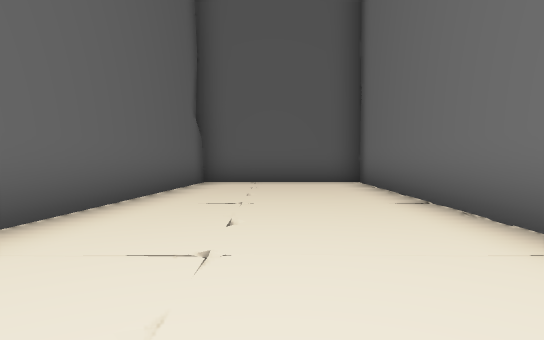
View 1 (above)

22 first-person views from a walk through a scene from a Unity 3-D project. The camera is 1.2 m above the floor, tilts 2° down and sees 75° across. The floor is counted in squares, 2 m on a side. Each view is taken from the middle of a square. On the plan, view 1 faces up. The plan holds only what a view shows up to about 10 squares ahead; the rest is blank. The place goes on beyond the plan. The player is left out.

View 2
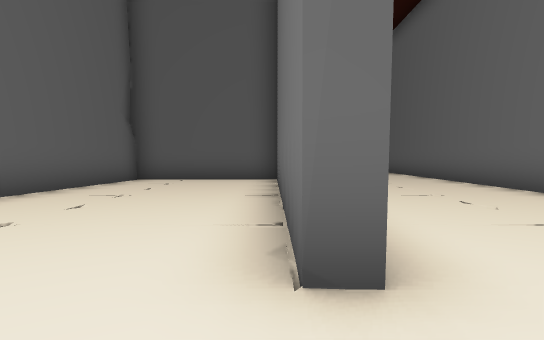

View 3
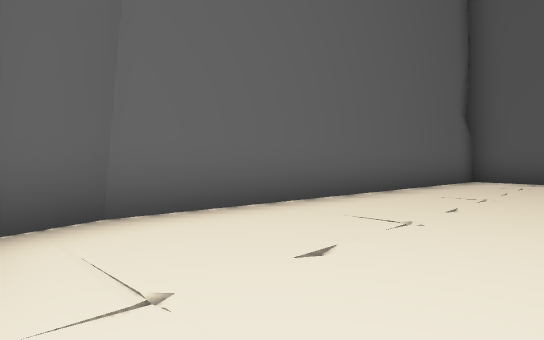

View 4
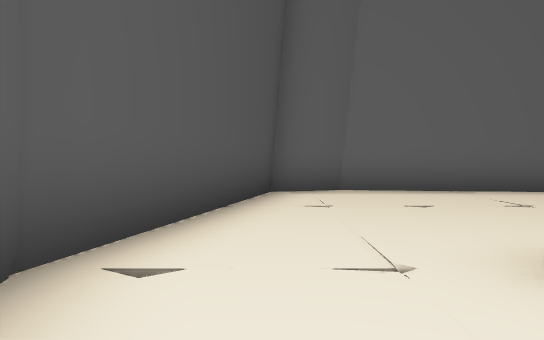

View 5
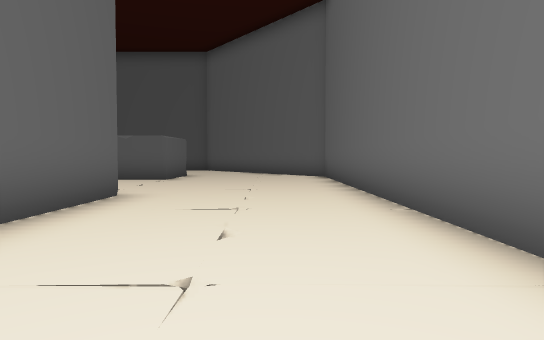

View 6
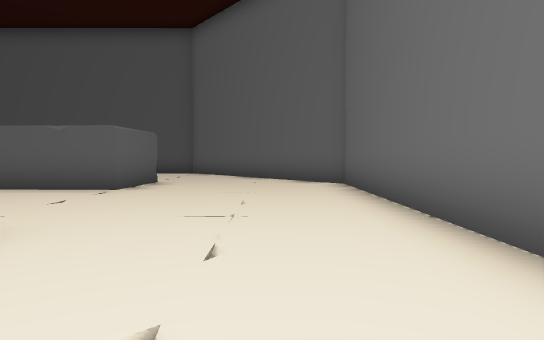

View 7
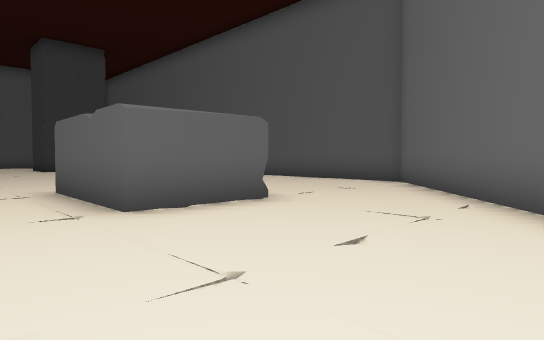

View 8
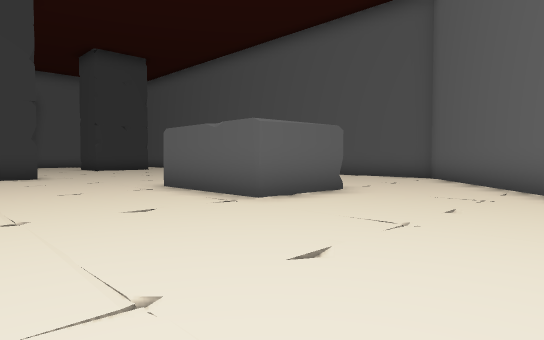

View 9
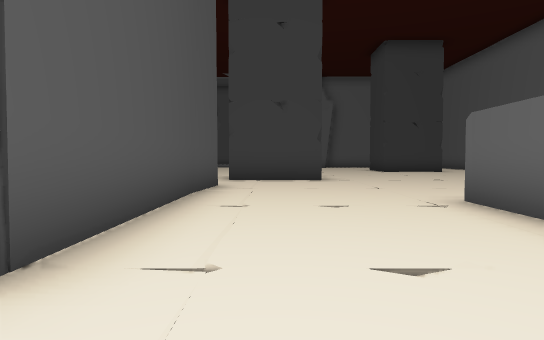

View 10
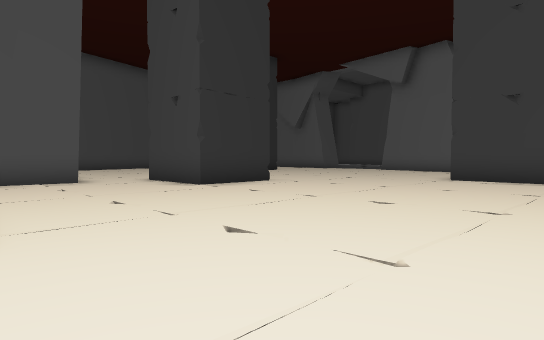

View 11
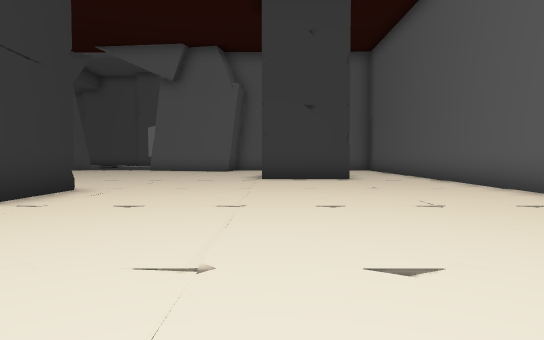

View 12
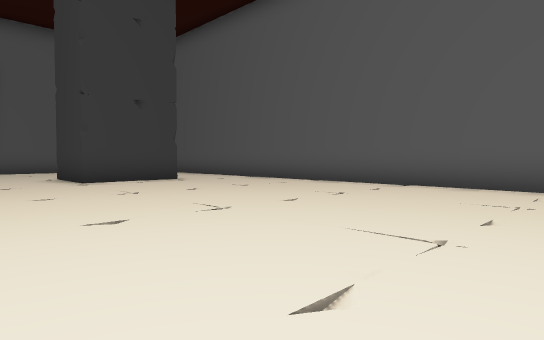

View 13
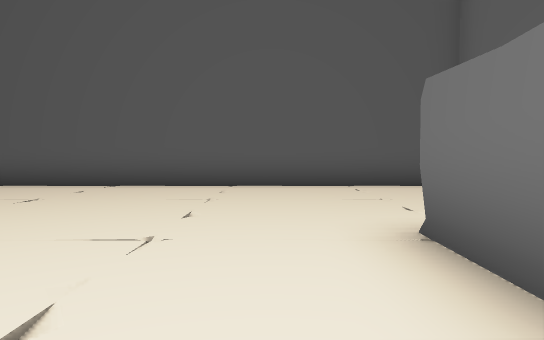

View 14
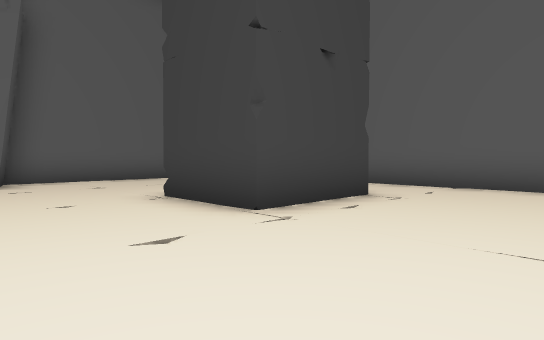

View 15
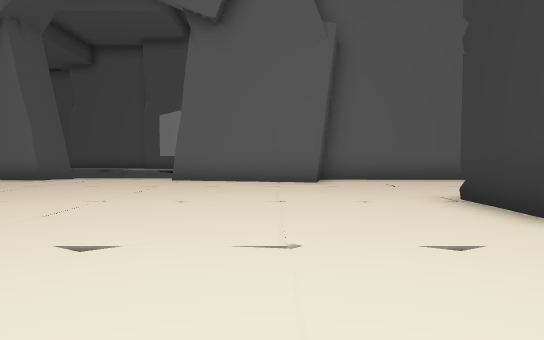

View 16
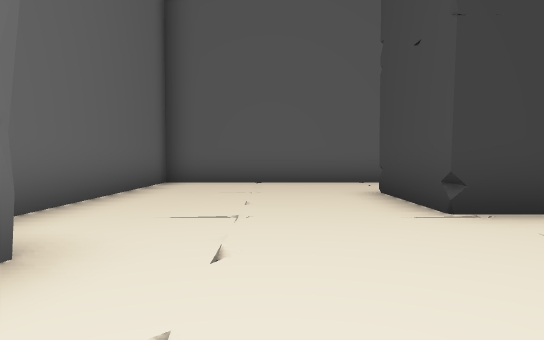

View 17
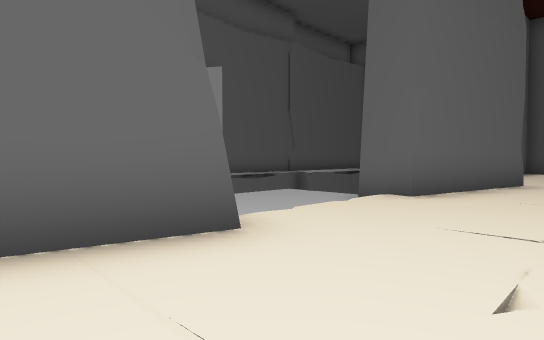

View 18
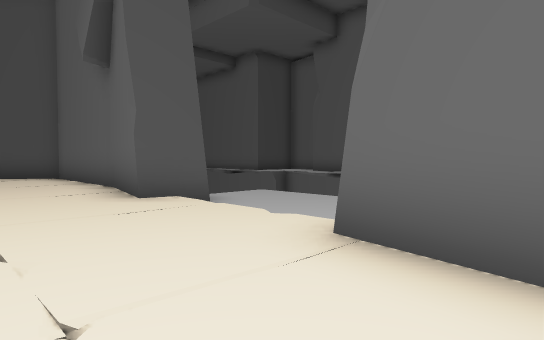

View 19
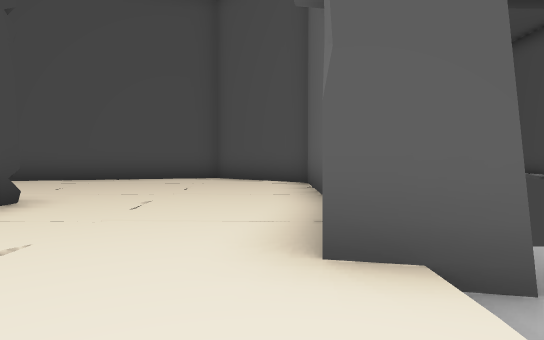

View 20
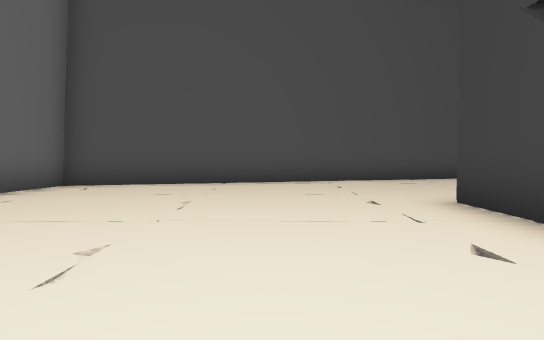

View 21
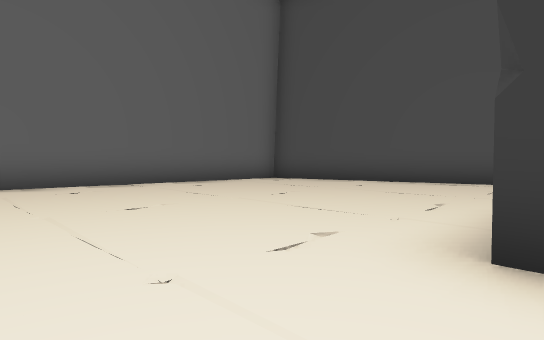

View 22
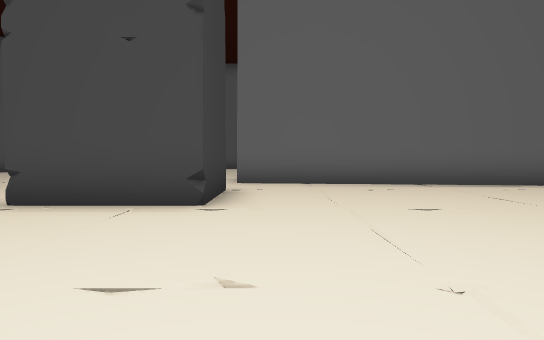

### Floor plan
Key: @ floor where view 1 was taken; # wall or solid block; . main floor; - floor 0.25 m lower than the main floor; / step, stairs or slope; O other object.
Columns run from 20 left of view 1 to 7 right of it. Each row starts with its distance up from view 1.
 20   #####################
 19   #
 18   #                .    #
 17   #    O O              ##
 16   #    OOO               ##
 15   #    OOO         .  O   #
 14   #                O  O    #
 13   ##               OOOO    #
 12    #        .     .        #
 11    # .      OOO           .#
 10 //##         OO         .  #
  9 --/         OOO  ######   .#
  8 --/.    .  .    ###   #    #
  7 --/             ###   #    #
  6 --#             ###   #  . #
  5 //#     #       ###   #    #
  4   #  .  #       ###   #
  3   #             ##    #  .
  2   #             ##    #
  1   #             ##    #
  0   #          #####  @
 -1   ##     ####        .. .
 -2    ## ###          ####

Where each view was taken, in squares from view 1:
view 1: 0 up, 0 right, facing up
view 2: 1 down, 2 right, facing up
view 3: 1 down, 1 right, facing up-left
view 4: 1 down, 4 right, facing left
view 5: 3 up, 5 right, facing up
view 6: 6 up, 5 right, facing up
view 7: 11 up, 6 right, facing up-left
view 8: 9 up, 6 right, facing up-left
view 9: 10 up, 4 right, facing left
view 10: 18 up, 1 left, facing down-left
view 11: 15 up, 1 left, facing left
view 12: 12 up, 2 left, facing up-left
view 13: 12 up, 2 left, facing up
view 14: 12 up, 8 left, facing up-left
view 15: 12 up, 8 left, facing left
view 16: 11 up, 15 left, facing up
view 17: 4 up, 15 left, facing up-left
view 18: 11 up, 15 left, facing down-left
view 19: 8 up, 17 left, facing down
view 20: 8 up, 9 left, facing down
view 21: 8 up, 12 left, facing down-right
view 22: 8 up, 12 left, facing right
